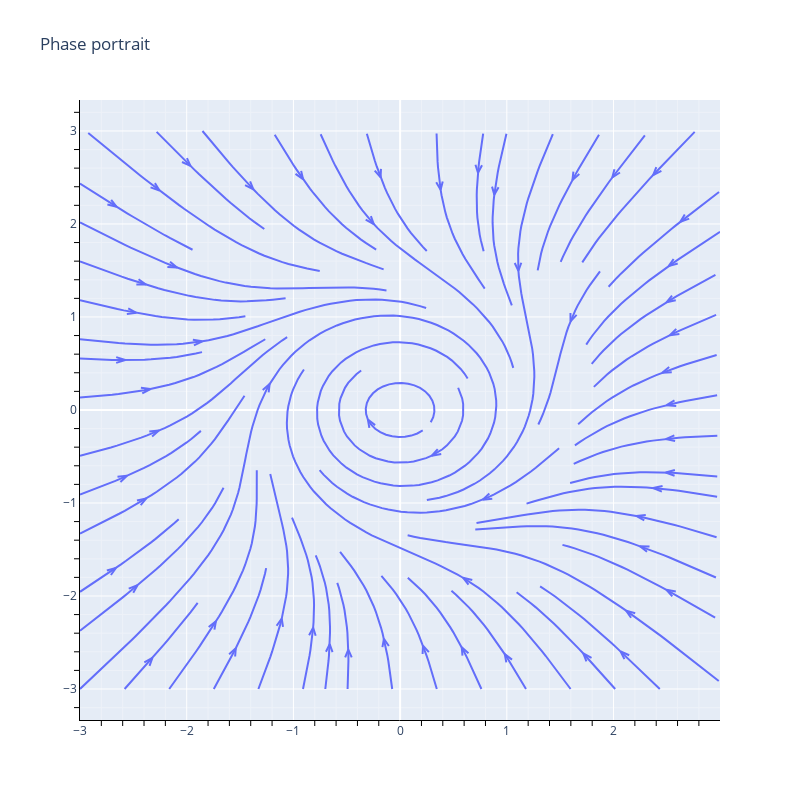

Notebook code for this chart:
### Markdown cell above
<h2> Вариант 4 (диссипативная система)

### Code cell
a = 0.1
mu = 0.1
w = 0.25
nu = 0.15

t = 0


def func_H(x, y): 
    return (x**2 + y**2)**2 - 2 * a**2 * (x**2 + y**2)

def func_exact_deriv_dH_dx_i(x, y, i):
    if(i == 0):
        return -4 * a**2 * x + 4 * x * (x**2 + y**2)
    if(i == 1):
        return 4 * a**2 * y + 4 * y * (x**2 + y**2)
    

x = np.linspace(-3, 3, 100)
y = np.linspace(-3, 3, 100)

X, Y = np.meshgrid(x, y)

u = func_exact_deriv_dH_dx_i(X, Y, 1) - mu * func_H(X, Y) * func_exact_deriv_dH_dx_i(X, Y, 0) + nu * Y * np.sin(w * t)
v = -func_exact_deriv_dH_dx_i(X, Y, 0) - mu * func_H(X, Y) * func_exact_deriv_dH_dx_i(X, Y, 1) + nu * Y * np.sin(w * t);


layout = go.Layout(autosize=False, width=800, height=800)

fig = ff.create_streamline(x, y, u, v)
fig.layout = layout

fig.update_layout(
    title="""Phase portrait""",
    #showlegend=True,
)
fig.update_xaxes(
    showline=True,
    linewidth=1,
    linecolor="black",
    minor=dict(ticklen=5, tickcolor="black", showgrid=True),
)
fig.update_yaxes(
    showline=True,
    linewidth=1,
    linecolor="black",
    minor=dict(ticklen=5, tickcolor="black", showgrid=True),
)

fig.write_image("./media/" + "Маятник" + "_streamplot" + ".pdf")

iplot(fig)

### Figure 1 — Plotly figure (JSON) as saved in the notebook; plotly's stock layout.template omitted (floating-point values rounded to 4 significant figures; data arrays with more than 128 entries replaced by an {"elided": "..."} marker saying what was removed)
{"data": [{"mode": "lines", "type": "scatter", "x": {"elided": "2304 float values"}, "y": {"elided": "2304 float values"}}], "layout": {"autosize": false, "height": 800, "title": {"text": "Phase portrait"}, "width": 800, "xaxis": {"linecolor": "black", "linewidth": 1, "minor": {"showgrid": true, "tickcolor": "black", "ticklen": 5}, "showline": true}, "yaxis": {"linecolor": "black", "linewidth": 1, "minor": {"showgrid": true, "tickcolor": "black", "ticklen": 5}, "showline": true}}}
